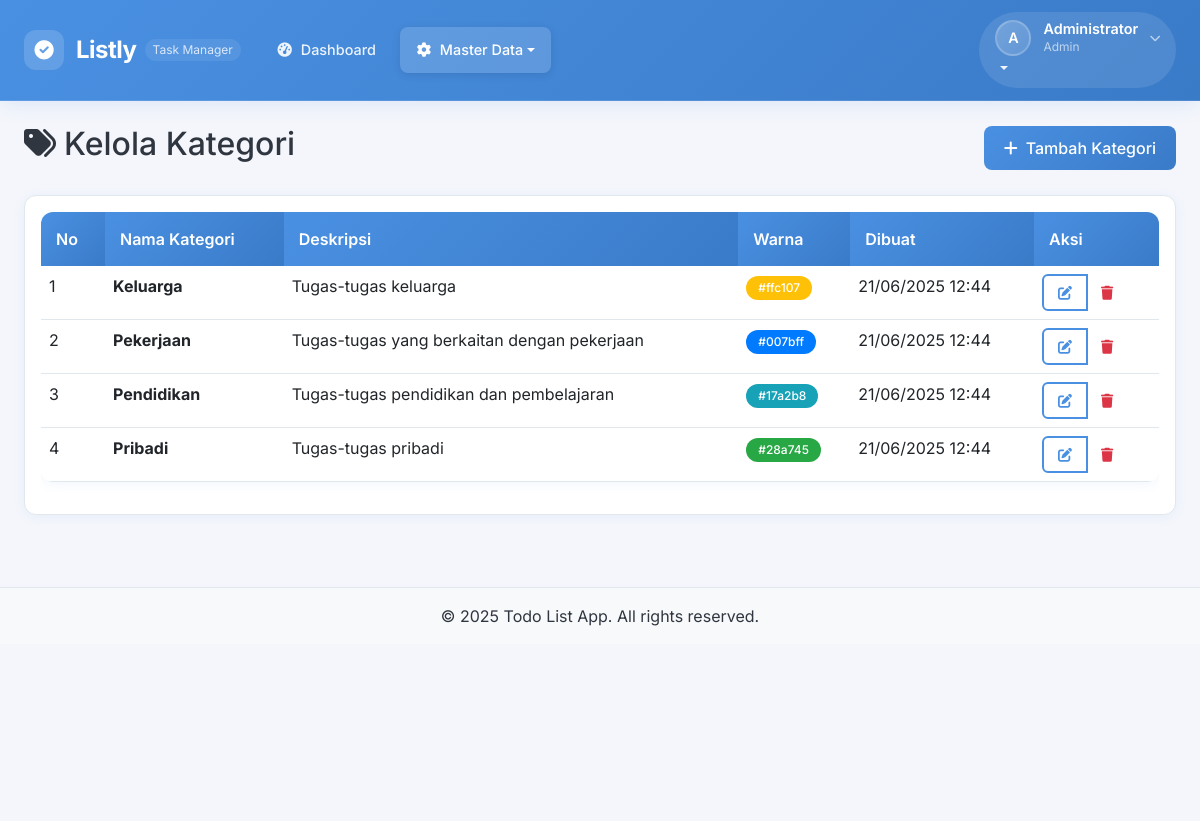
/admin/kategori/index.php (signed in), run on the app's committed database.
### tables this page shows
CREATE TABLE users (
    id INT PRIMARY KEY AUTO_INCREMENT,
    username VARCHAR(50) NOT NULL UNIQUE,
    email VARCHAR(100) NOT NULL UNIQUE,
    password VARCHAR(255) NOT NULL,
    nama_lengkap VARCHAR(100) NOT NULL,
    role_id INT DEFAULT 2,
    status ENUM('aktif', 'nonaktif') DEFAULT 'aktif',
    created_at TIMESTAMP DEFAULT CURRENT_TIMESTAMP,
    updated_at TIMESTAMP DEFAULT CURRENT_TIMESTAMP ON UPDATE CURRENT_TIMESTAMP,
    FOREIGN KEY (role_id) REFERENCES roles(id)
);

CREATE TABLE roles (
    id INT PRIMARY KEY AUTO_INCREMENT,
    nama_role VARCHAR(50) NOT NULL UNIQUE,
    created_at TIMESTAMP DEFAULT CURRENT_TIMESTAMP
);

CREATE TABLE kategori (
    id INT PRIMARY KEY AUTO_INCREMENT,
    nama_kategori VARCHAR(100) NOT NULL,
    deskripsi TEXT,
    warna VARCHAR(7) DEFAULT '#007bff',
    created_at TIMESTAMP DEFAULT CURRENT_TIMESTAMP,
    updated_at TIMESTAMP DEFAULT CURRENT_TIMESTAMP ON UPDATE CURRENT_TIMESTAMP
);

### admin/kategori/index.php (the view, shortened to what this page needs)
<?php
$pdo = getConnection();
$stmt = $pdo->query("SELECT * FROM kategori ORDER BY nama_kategori");
$categories = $stmt->fetchAll();
require_once '../../includes/header.php';
?>
<div class="row">
    <div class="col-12">
        <div class="d-flex justify-content-between align-items-center mb-4">
            <h2><i class="fas fa-tags me-2"></i>Kelola Kategori</h2>
            <a href="tambah.php" class="btn btn-primary">
                <i class="fas fa-plus me-2"></i>Tambah Kategori
            </a>
        </div>
    </div>
</div>
<div class="card">
    <div class="card-body">
        <?php if (empty($categories)): ?>
            <div class="text-center py-5">
                <i class="fas fa-tags fa-3x text-muted mb-3"></i>
                <h5 class="text-muted">Belum ada kategori</h5>
                <p class="text-muted">Klik tombol "Tambah Kategori" untuk menambah kategori baru</p>
            </div>
        <?php else: ?>
            <div class="table-responsive">
                <table class="table table-hover">
                    <thead>
                        <tr>
                            <th>No</th>
                            <th>Nama Kategori</th>
                            <th>Deskripsi</th>
                            <th>Warna</th>
                            <th>Dibuat</th>
                            <th>Aksi</th>
                        </tr>
                    </thead>
                    <tbody>
                        <?php foreach ($categories as $index => $category): ?>
                            <tr>
                                <td><?php echo $index + 1; ?></td>
                                <td>
                                    <strong><?php echo htmlspecialchars($category['nama_kategori']); ?></strong>
                                </td>
                                <td><?php echo htmlspecialchars($category['deskripsi'] ?: '-'); ?></td>
                                <td>
                                    <span class="badge" style="background-color: <?php echo $category['warna']; ?>; color: white;">
                                        <?php echo $category['warna']; ?>
                                    </span>
                                </td>
                                <td><?php echo date('d/m/Y H:i', strtotime($category['created_at'])); ?></td>
                                <td>
                                    <div class="btn-group" role="group">
                                        <a href="edit.php?id=<?php echo $category['id']; ?>" class="btn btn-sm btn-outline-primary">
                                            <i class="fas fa-edit"></i>
                                        </a>
                                        <button onclick="confirmDelete('index.php?delete=<?php echo $category['id']; ?>')"
                                                class="btn btn-sm btn-outline-danger">
                                            <i class="fas fa-trash"></i>
                                        </button>
                                    </div>
                                </td>
                            </tr>
                        <?php endforeach; ?>
                    </tbody>
                </table>
            </div>
        <?php endif; ?>
    </div>
</div>
<?php require_once '../../includes/footer.php'; ?>

### includes/header.php (shortened to what this page needs)
<?php
$pdo = getConnection();
$stmt = $pdo->prepare("SELECT u.*, r.nama_role FROM users u JOIN roles r ON u.role_id = r.id WHERE u.id = ?");
$stmt->execute([$_SESSION['user_id']]);
$user = $stmt->fetch();
$current_page = basename($_SERVER['PHP_SELF']);
$current_dir = basename(dirname($_SERVER['PHP_SELF']));
?>
<!DOCTYPE html>
<html lang="id">
<head>
    <link href="https://cdn.jsdelivr.net/npm/bootstrap@5.3.0/dist/css/bootstrap.min.css" rel="stylesheet">
    <link href="https://cdnjs.cloudflare.com/ajax/libs/font-awesome/6.0.0/css/all.min.css" rel="stylesheet">
    <link href="/lislty/assets/css/style.css" rel="stylesheet">
</head>
<body>
    <nav class="navbar navbar-expand-lg navbar-dark sticky-top modern-navbar">
        <div class="container-fluid px-3 px-lg-4">
            <div class="navbar-brand-wrapper">
                <a class="navbar-brand modern-brand" href="/lislty/">
                    <div class="brand-icon">
                        <i class="fas fa-check-circle"></i>
                    </div>
                    <span class="brand-text">Listly</span>
                    <span class="brand-subtitle d-none d-sm-inline">Task Manager</span>
                </a>
            </div>
            <div class="collapse navbar-collapse" id="navbarNav">
                <ul class="navbar-nav me-auto mb-2 mb-lg-0">
                    <?php if ($user['nama_role'] == 'admin'): ?>
                        <li class="nav-item">
                            <a class="nav-link modern-nav-link <?php echo ($current_dir == 'admin' && $current_page == 'index.php') ? 'active' : ''; ?>"
                               href="/lislty/admin/">
                                <i class="fas fa-tachometer-alt nav-icon"></i>
                                <span class="nav-text">Dashboard</span>
                            </a>
                        </li>
                        <li class="nav-item dropdown">
                            <a class="nav-link dropdown-toggle modern-nav-link <?php echo in_array($current_dir, ['kategori', 'prioritas', 'status', 'pengguna']) ? 'active' : ''; ?>"
                               href="#" role="button" data-bs-toggle="dropdown" aria-expanded="false">
                                <i class="fas fa-cog nav-icon"></i>
                                <span class="nav-text">Master Data</span>
                            </a>
                        </li>
                    <?php endif; ?>
                </ul>
                <ul class="navbar-nav">
                    <li class="nav-item dropdown">
                        <a class="nav-link dropdown-toggle modern-profile-link" href="#" role="button" data-bs-toggle="dropdown" aria-expanded="false">
                            <div class="profile-section">
                                <div class="profile-avatar">
                                    <?php echo strtoupper(substr($user['nama_lengkap'], 0, 1)); ?>
                                </div>
                                <div class="profile-info d-none d-lg-block">
                                    <div class="profile-name"><?php echo htmlspecialchars($user['nama_lengkap']); ?></div>
                                    <div class="profile-role"><?php echo ucfirst($user['nama_role']); ?></div>
                                </div>
                                <i class="fas fa-chevron-down profile-arrow"></i>
                            </div>
                        </a>
                    </li>
                </ul>
            </div>
        </div>
    </nav>
    <main class="main-content">
        <div class="container-fluid px-3 px-lg-4 py-4">

### includes/footer.php (shortened to what this page needs)
</div>
    <footer class="bg-light text-center py-3 mt-5">
        <div class="container">
            <p class="mb-0">&copy; <?php echo date('Y'); ?> Todo List App. All rights reserved.</p>
        </div>
    </footer>
</body>
</html>

### data on the page
users: nama_lengkap "A", nama_lengkap "Administrator", role.nama_role "Admin"
kategori: nama_kategori "Keluarga", deskripsi "Tugas-tugas keluarga", warna "#ffc107", created_at "21/06/2025 12:44"
kategori: nama_kategori "Pekerjaan", deskripsi "Tugas-tugas yang berkaitan dengan pekerjaan", warna "#007bff", created_at "21/06/2025 12:44"
kategori: nama_kategori "Pendidikan", deskripsi "Tugas-tugas pendidikan dan pembelajaran", warna "#17a2b8", created_at "21/06/2025 12:44"
kategori: nama_kategori "Pribadi", deskripsi "Tugas-tugas pribadi", warna "#28a745", created_at "21/06/2025 12:44"
